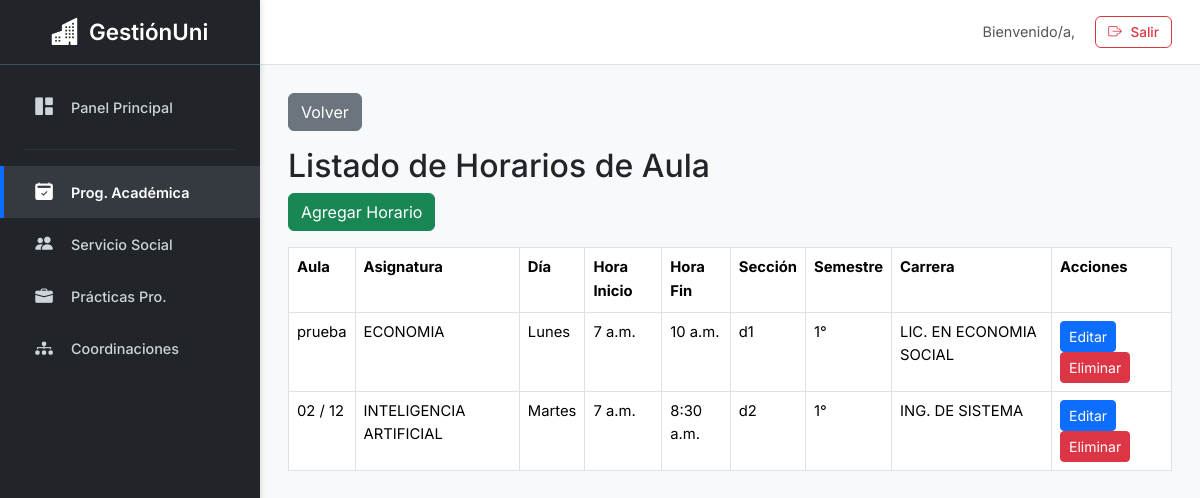
The page /programacion/horarios/ on the database as committed earlier.
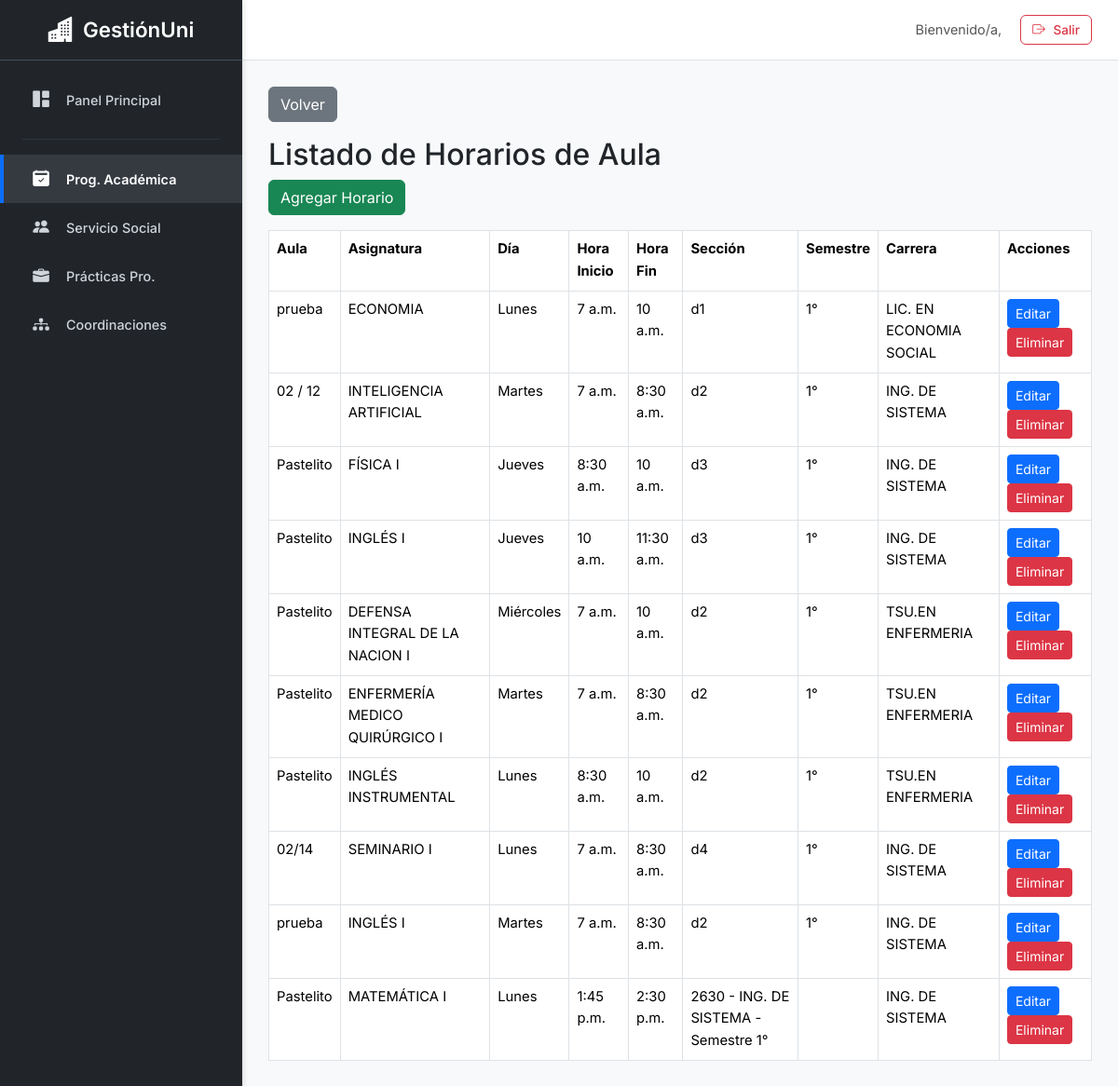
The same page on the database as committed later.
### programacion/models.py (models this page shows, shortened)
class HorarioAula(models.Model):
    aula = models.ForeignKey(Aula, on_delete=models.CASCADE)
    asignatura = models.ForeignKey(Asignatura, on_delete=models.CASCADE)
    dia = models.CharField(max_length=10, choices=[
        ('Lunes', 'Lunes'),
        ('Martes', 'Martes'),
        ('Miércoles', 'Miércoles'),
        ('Jueves', 'Jueves'),
        ('Viernes', 'Viernes'),
        ('Sábado', 'Sábado')
    ])
    hora_inicio = models.TimeField()
    hora_fin = models.TimeField()
    seccion = models.CharField(max_length=10)
    semestre = models.CharField(max_length=10, blank=True)
    carrera = models.ForeignKey(Carrera, on_delete=models.CASCADE)
    docente = models.ForeignKey(Docente, on_delete=models.SET_NULL, null=True, blank=True)
    horario_seccion = models.ForeignKey('HorarioSeccion', on_delete=models.CASCADE, related_name='bloques', null=True, blank=True)
    class Meta:
        unique_together = ('aula', 'dia', 'hora_inicio', 'hora_fin', 'seccion')

class Aula(models.Model):
    nombre = models.CharField(max_length=10, unique=True)
    tipo = models.CharField(max_length=50, choices=[
        ('Teórica', 'Teórica'),
        ('Laboratorio', 'Laboratorio'),
        ('Auditorio', 'Auditorio'),
        ('Otro', 'Otro')
    ])
    capacidad = models.PositiveIntegerField()
    ubicacion = models.CharField(max_length=100, blank=True)
    observaciones = models.TextField(blank=True)

class Asignatura(models.Model):
    nombre = models.CharField(max_length=100)
    codigo = models.CharField(max_length=20, blank=True)
    semestre = models.CharField(max_length=20, blank=True)
    horas_teoricas = models.PositiveIntegerField(default=0)
    horas_practicas = models.PositiveIntegerField(default=0)
    horas_laboratorio = models.PositiveIntegerField(default=0)
    diurno = models.CharField(max_length=10, blank=True)
    uc = models.CharField(max_length=10, blank=True)
    requisitos = models.CharField(max_length=200, blank=True)
    carrera = models.ForeignKey(Carrera, on_delete=models.CASCADE, related_name='asignaturas')
    class Meta:
        unique_together = ('nombre', 'carrera')

class Carrera(models.Model):
    nombre = models.CharField(max_length=100, unique=True)

### programacion/views.py (the view)
# urls.py: path('horarios/', views.horario_list, name='horario_list'),
def horario_list(request):
    horarios = HorarioAula.objects.select_related('aula', 'asignatura', 'carrera').all()
    return render(request, 'horario_list.html', {'horarios': horarios})

### programacion/templates/horario_list.html
{% extends "interfaz.html" %}
{% block content %}
<a href="{% url 'programacion:grilla_aulario' %}" class="btn btn-secondary mb-3">Volver</a>
<h2>Listado de Horarios de Aula</h2>
<a href="{% url 'programacion:horario_create' %}" class="btn btn-success mb-3">Agregar Horario</a>
<table class="table table-bordered">
    <tr>
        <th>Aula</th>
        <th>Asignatura</th>
        <th>Día</th>
        <th>Hora Inicio</th>
        <th>Hora Fin</th>
        <th>Sección</th>
        <th>Semestre</th>
        <th>Carrera</th>
        <th>Acciones</th>
    </tr>
    {% for horario in horarios %}
    <tr>
        <td>{{ horario.aula.nombre }}</td>
        <td>{{ horario.asignatura.nombre }}</td>
        <td>{{ horario.dia }}</td>
        <td>{{ horario.hora_inicio }}</td>
        <td>{{ horario.hora_fin }}</td>
        <td>{{ horario.seccion }}</td>
        <td>{{ horario.semestre }}</td>
        <td>{{ horario.carrera.nombre }}</td>
        <td>
            <a href="{% url 'programacion:horario_edit' horario.id %}" class="btn btn-primary btn-sm">Editar</a>
            <a href="{% url 'programacion:horario_delete' horario.id %}" class="btn btn-danger btn-sm">Eliminar</a>
        </td>
    </tr>
    {% endfor %}
</table>
{% endblock %}

### templates/interfaz.html (shortened to what this page needs)
{% load static %}
<!DOCTYPE html>
<html lang="es">
<head>
    <link href="https://cdn.jsdelivr.net/npm/bootstrap@5.3.3/dist/css/bootstrap.min.css" rel="stylesheet">
    <link rel="stylesheet" href="https://cdn.jsdelivr.net/npm/bootstrap-icons@1.11.3/font/bootstrap-icons.min.css">
</head>
<body>
    <nav class="sidebar">
        <div class="sidebar-header">
            <a class="navbar-brand" href="{% url 'home:home' %}">
                <i class="bi bi-buildings-fill"></i>
                <span>GestiónUni</span>
            </a>
        </div>
        <div class="sidebar-sticky">
            <ul class="nav flex-column">
                <li class="nav-item">
                    <a class="nav-link {% if request.resolver_match.url_name == 'panel_principal' %}active{% endif %}" aria-current="page" href="{% url 'home:panel_principal' %}">
                        <i class="bi bi-grid-1x2-fill"></i>
                        <span>Panel Principal</span>
                    </a>
                </li>
                <hr>
                <li class="nav-item">
                    <a class="nav-link {% if 'programacion' in request.resolver_match.app_name %}active{% endif %}" href="{% url 'programacion:menu_programacion' %}">
                        <i class="bi bi-calendar2-check-fill"></i>
                        <span>Prog. Académica</span>
                    </a>
                </li>
                <li class="nav-item">
                    <a class="nav-link" href="{% url 'servicio_social:servicio_list' %}">
                        <i class="bi bi-people-fill"></i>
                        <span>Servicio Social</span>
                    </a>
                </li>
                <li class="nav-item">
                    <a class="nav-link" href="{% url 'practicas:practica_list' %}">
                        <i class="bi bi-briefcase-fill"></i>
                        <span>Prácticas Pro.</span>
                    </a>
                </li>
                <li class="nav-item">
                    <a class="nav-link" href="#">
                        <i class="bi bi-diagram-3-fill"></i>
                        <span>Coordinaciones</span>
                    </a>
                </li>
            </ul>
        </div>
    </nav>
    <header class="top-navbar">
        <div class="user-greeting ms-auto">
            Bienvenido/a, <strong>{{ user.get_full_name|default:user.username }}</strong>
        </div>
        <a href="{% url 'accounts:cerrar_sesion' %}" class="btn btn-outline-danger btn-logout">
            <i class="bi bi-box-arrow-right"></i> Salir
        </a>
    </header>
    <main class="main-content">
        {% block content %}
        {% endblock %}
    </main>
</body>
</html>

### templates/interfaz.html (style rules this page uses)
:root { --sidebar-width: 260px; --topbar-height: 65px; --primary-accent-color: #0d6efd; --sidebar-bg: #212529; --sidebar-link-color: #ced4da; --sidebar-link-hover-bg: #343a40; --sidebar-link-active-color: #ffffff; --sidebar-brand-color: #ffffff; --content-bg: #f8f9fa; --text-color-main: #212529; --border-color-soft: #dee2e6; }
body { font-family: 'Inter', sans-serif; background-color: var(--content-bg); padding-left: var(--sidebar-width); padding-top: var(--topbar-height); color: var(--text-color-main); font-size: 0.925rem; line-height: 1.6; }
.sidebar { position: fixed; top: 0; left: 0; bottom: 0; width: var(--sidebar-width); z-index: 1030; background-color: var(--sidebar-bg); color: var(--sidebar-link-color); padding: 0; box-shadow: 2px 0 5px rgba(0,0,0,0.1); }
.sidebar-header { padding: 1.1rem 1.5rem; text-align: center; border-bottom: 1px solid #3e5165; height: var(--topbar-height); display: flex; align-items: center; justify-content: center; }
.sidebar-header .navbar-brand { font-size: 1.4rem; font-weight: 600; color: var(--sidebar-brand-color); text-decoration: none; display: flex; align-items: center; }
.sidebar-header .navbar-brand .bi { margin-right: 10px; font-size: 1.7rem; vertical-align: middle; }
.sidebar-header .navbar-brand span { vertical-align: middle; }
.sidebar-sticky { padding-top: 1rem; height: calc(100vh - var(--topbar-height)); overflow-y: auto; scrollbar-width: thin; scrollbar-color: var(--sidebar-link-hover-bg) var(--sidebar-bg); }
.nav-link { color: var(--sidebar-link-color); padding: 0.75rem 1.75rem; font-weight: 500; display: flex; align-items: center; transition: background-color 0.2s ease, color 0.2s ease, border-left-color 0.2s ease; border-left: 4px solid transparent; font-size: 0.9rem; }
.nav-link.active { color: var(--sidebar-link-active-color); background-color: var(--sidebar-link-hover-bg); font-weight: 600; border-left-color: var(--primary-accent-color); }
.nav-link .bi { margin-right: 15px; font-size: 1.1rem; min-width: 24px; text-align: center; transition: transform 0.2s ease; }
.sidebar hr { border-top: 1px solid #4a627a; margin: 1rem 1.5rem; }
.top-navbar { position: fixed; top: 0; right: 0; left: var(--sidebar-width); height: var(--topbar-height); background-color: #ffffff; border-bottom: 1px solid var(--border-color-soft); padding: 0 1.75rem; z-index: 1020; display: flex; justify-content: flex-end; align-items: center; transition: left 0.3s ease; }
.top-navbar .user-greeting { color: #555; margin-right: 1.25rem; font-size: 0.9rem; }
.top-navbar .btn-logout { font-weight: 500; font-size: 0.85rem; padding: 0.3rem 0.75rem; }
.top-navbar .btn-logout .bi { margin-right: 5px; }
.main-content { padding: 1.75rem; transition: margin-left 0.3s ease; }

Rows that differ between the two databases and show on the page:
added HorarioAula: aula.nombre "Pastelito", asignatura.nombre "FÍSICA I", dia "Jueves", hora_inicio "8:30 a.m.", hora_fin "10 a.m.", seccion "d3", semestre "1°", carrera.nombre "ING. DE SISTEMA"
added HorarioAula: aula.nombre "Pastelito", asignatura.nombre "INGLÉS I", dia "Jueves", hora_inicio "10 a.m.", hora_fin "11:30 a.m.", seccion "d3", semestre "1°", carrera.nombre "ING. DE SISTEMA"
added HorarioAula: aula.nombre "Pastelito", asignatura.nombre "DEFENSA INTEGRAL DE LA NACION I", dia "Miércoles", hora_inicio "7 a.m.", hora_fin "10 a.m.", seccion "d2", semestre "1°", carrera.nombre "TSU.EN ENFERMERIA"
added HorarioAula: aula.nombre "Pastelito", asignatura.nombre "ENFERMERÍA MEDICO QUIRÚRGICO I", dia "Martes", hora_inicio "7 a.m.", hora_fin "8:30 a.m.", seccion "d2", semestre "1°", carrera.nombre "TSU.EN ENFERMERIA"
added HorarioAula: aula.nombre "Pastelito", asignatura.nombre "INGLÉS INSTRUMENTAL", dia "Lunes", hora_inicio "8:30 a.m.", hora_fin "10 a.m.", seccion "d2", semestre "1°", carrera.nombre "TSU.EN ENFERMERIA"
added HorarioAula: aula.nombre "02/14", asignatura.nombre "SEMINARIO I", dia "Lunes", hora_inicio "7 a.m.", hora_fin "8:30 a.m.", seccion "d4", semestre "1°", carrera.nombre "ING. DE SISTEMA"
added HorarioAula: aula.nombre "prueba", asignatura.nombre "INGLÉS I", dia "Martes", hora_inicio "7 a.m.", hora_fin "8:30 a.m.", seccion "d2", semestre "1°", carrera.nombre "ING. DE SISTEMA"
added HorarioAula: aula.nombre "Pastelito", asignatura.nombre "MATEMÁTICA I", dia "Lunes", hora_inicio "1:45 p.m.", hora_fin "2:30 p.m.", seccion "2630 - ING. DE SISTEMA - Semestre 1°", carrera.nombre "ING. DE SISTEMA"
